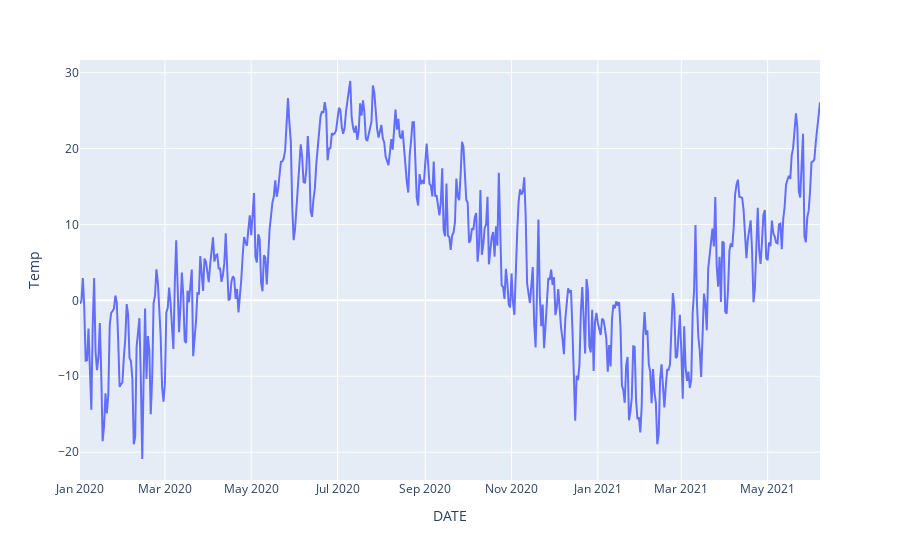

Notebook code for this chart:
### Code cell
px.line(df, x = df.index, y = "Temp")

### Figure 1 — Plotly figure (JSON) as saved in the notebook; plotly's stock layout.template omitted (floating-point values rounded to 4 significant figures; data arrays with more than 128 entries replaced by an {"elided": "..."} marker saying what was removed)
{"data": [{"hovertemplate": "DATE=%{x}<br>Temp=%{y}<extra></extra>", "legendgroup": "", "line": {"color": "#636efa", "dash": "solid"}, "marker": {"symbol": "circle"}, "mode": "lines", "name": "", "orientation": "v", "showlegend": false, "type": "scatter", "x": {"elided": "524 str values"}, "xaxis": "x", "y": {"elided": "524 float values"}, "yaxis": "y"}], "layout": {"legend": {"tracegroupgap": 0}, "margin": {"t": 60}, "xaxis": {"anchor": "y", "domain": [0, 1], "title": {"text": "DATE"}}, "yaxis": {"anchor": "x", "domain": [0, 1], "title": {"text": "Temp"}}}}
